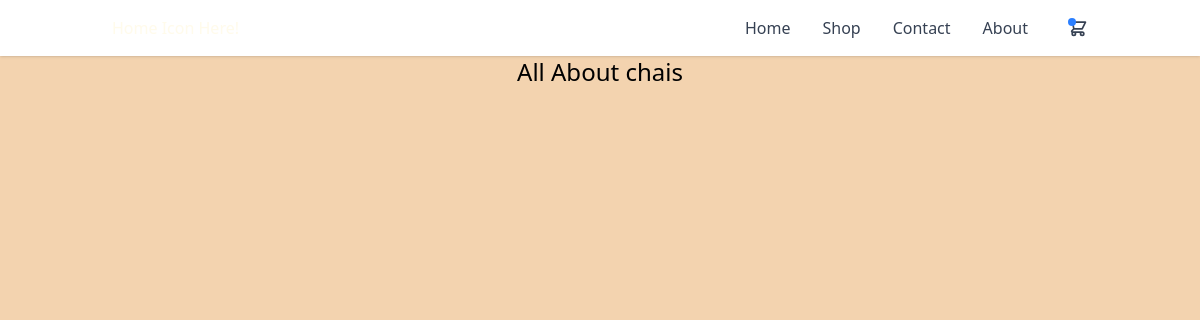
The app's page /DjangoApp/, older data.
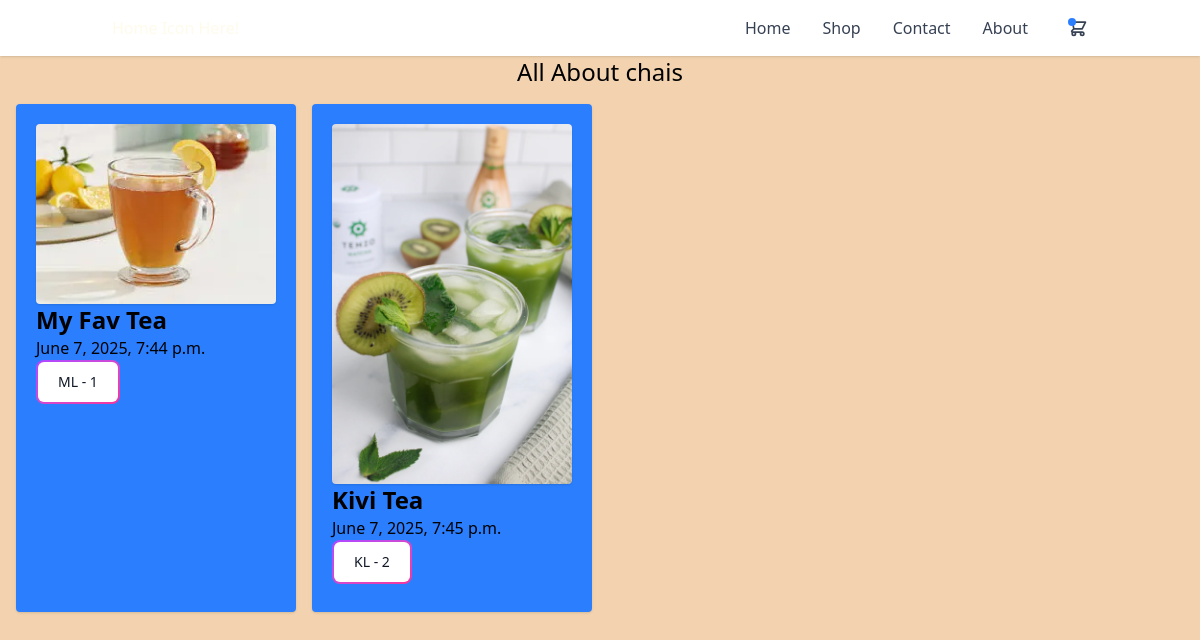
The same page, newer data.
### DjangoApp/models.py (models this page shows, shortened)
class ChaiVariety(models.Model):
    CHAI_TYPE_CHOICE = [
        ('ML','masala'),
        ('GR','ginger'),
        ('KL','kivi'),
        ('EL','elaichi'),
        ('PL','plain'),
    ]
    name = models.CharField(max_length=100)
    image = models.ImageField(upload_to='chais/')
    date_added = models.DateTimeField(default=timezone.now)
    type = models.CharField(max_length=2, choices=CHAI_TYPE_CHOICE)
    description = models.TextField(max_length=255,default='')
    price = models.IntegerField(null=True, blank=True, default=None)

### DjangoApp/views.py (the view)
# urls.py: path('',views.all_DjangoApp,name="all_DjangoApp"),
def all_DjangoApp(request):
    chais = ChaiVariety.objects.all()
    return render(request,'DjangoApp/all_DjangoApp.html',{'chais':chais})

### DjangoApp/templates/DjangoApp/all_DjangoApp.html (shortened to what this page needs)
{% extends "layout.html" %}
{% block content %}
<p class="text-2xl text-center">All About chais</p>
<div class="grid grid-cols-4 gap-4 m-4">
  {% for chai in chais %}
    <div class="bg-blue-500 p-5 shadow rounded">
      <img class="rounded shadow" src="{{chai.image.url}}" alt="" /> {% comment  %}Integrate URLs{% endcomment %}
      <h3 class="text-2xl font-bold">{{chai.name}}</h3>
      <p>{{chai.date_added}}</p>
      <a href="{% url 'chai-description' chai.id %}" class="description-link">
        <button class="relative inline-flex items-center justify-center p-0.5 mb-2 me-2 overflow-hidden text-sm font-medium text-gray-900 rounded-lg group bg-gradient-to-br from-purple-500 to-pink-500 group-hover:from-purple-500 group-hover:to-pink-500 hover:text-white dark:text-white focus:ring-4 focus:outline-none focus:ring-purple-200 dark:focus:ring-purple-800">
          <span class="relative px-5 py-2.5 transition-all ease-in duration-75 bg-white dark:bg-gray-900 rounded-md group-hover:bg-transparent group-hover:dark:bg-transparent">
          {{chai.type}} - {{chai.id}}
          </span>
          </button>
      </a>
  </div>
  {% endfor %}
</div>
{% endblock %}

### templates/layout.html (shortened to what this page needs)
{% load static tailwind_tags %} {% load static %}
<!DOCTYPE html>
<html lang="en">
  <head>
    <link rel="stylesheet" href="{% static 'style.css' %}" />
    {% tailwind_css %}
  </head>
  <body>
    <nav
      x-data="{ isOpen: false }"
      class="relative bg-white shadow dark:bg-gray-800"
    >
      <div
        class="container px-6 py-4 mx-auto md:flex md:justify-between md:items-center"
      >
        <div class="flex items-center justify-between">
          <a href="#" class="text-amber-50">Home Icon Here!</a>
        </div>
        <div
          x-cloak
          :class="[isOpen ? 'translate-x-0 opacity-100 ' : 'opacity-0 -translate-x-full']"
          class="absolute inset-x-0 z-20 w-full px-6 py-4 transition-all duration-300 ease-in-out bg-white dark:bg-gray-800 md:mt-0 md:p-0 md:top-0 md:relative md:bg-transparent md:w-auto md:opacity-100 md:translate-x-0 md:flex md:items-center"
        >
          <div class="flex flex-col md:flex-row md:mx-6">
            <a
              class="my-2 text-gray-700 transition-colors duration-300 transform dark:text-gray-200 hover:text-blue-500 dark:hover:text-blue-400 md:mx-4 md:my-0"
              href="#"
              >Home</a
            >
            <a
              class="my-2 text-gray-700 transition-colors duration-300 transform dark:text-gray-200 hover:text-blue-500 dark:hover:text-blue-400 md:mx-4 md:my-0"
              href="#"
              >Shop</a
            >
            <a
              class="my-2 text-gray-700 transition-colors duration-300 transform dark:text-gray-200 hover:text-blue-500 dark:hover:text-blue-400 md:mx-4 md:my-0"
              href="#"
              >Contact</a
            >
            <a
              class="my-2 text-gray-700 transition-colors duration-300 transform dark:text-gray-200 hover:text-blue-500 dark:hover:text-blue-400 md:mx-4 md:my-0"
              href="#"
              >About</a
            >
          </div>
          <div class="flex justify-center md:block">
            <a
              class="relative text-gray-700 transition-colors duration-300 transform dark:text-gray-200 hover:text-gray-600 dark:hover:text-gray-300"
              href="#"
            >
              <span
                class="absolute top-0 left-0 p-1 text-xs text-white bg-blue-500 rounded-full"
              ></span>
            </a>
          </div>
        </div>
      </div>
    </nav>
    {% block content %}{% endblock %}
  </body>
</html>

### static/style.css (style rules this page uses)
body { background: rgb(243, 211, 175); }

Row changes from the older to the newer data that the page shows:
added ChaiVariety: image (picture), name "My Fav Tea", date_added "June 7, 2025, 7:44 p.m.", type "ML", id "1"
added ChaiVariety: image (picture), name "Kivi Tea", date_added "June 7, 2025, 7:45 p.m.", type "KL", id "2"
